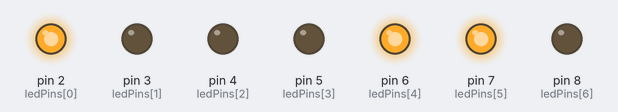
A sketch run on a simulated Arduino Uno, built with avr-gcc and run on an emulated ATmega328P. Parts: output pins drawn as LEDs (lit = HIGH).

Above: at 0.1 s.
Timing chart, 0 to 1.6 s (numbered marks = the images above):
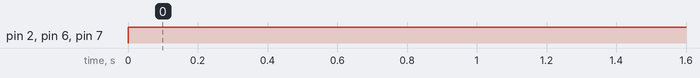

Measured:
- by itself, pin 2 (ledPins[0]), pin 6 (ledPins[4]), pin 7 (ledPins[5]): LOW → HIGH at 0.00 s

The sketch:

project7.ino
```cpp
const int ledPins[] = {2, 3, 4, 5, 6, 7, 8}; // LED pinleri
const int numLEDs = sizeof(ledPins) / sizeof(ledPins[0]); // LED sayısı
const int num1 = 3; // İlk sayı
const int num2 = 4; // İkinci sayı
int result; // Sonuç

void setup() {
  for (int i = 0; i < numLEDs; i++) {
    pinMode(ledPins[i], OUTPUT); // LED pinlerini çıkış olarak ayarla
  }
  result = (num1 + num2) * (num1 + num2); // İki sayının toplamının ikinci kuvvetini hesapla
}

void loop() {
  displayResult(); // Sonucu LED dizisiyle göster
}

void displayResult() {
  for (int i = 0; i < numLEDs; i++) {
    if (result & (1 << i)) { // İlgili bit 1 ise, LED'i yak
      digitalWrite(ledPins[i], HIGH);
    } else { // İlgili bit 0 ise, LED'i söndür
      digitalWrite(ledPins[i], LOW);
    }
  }
  delay(1000); // 1 saniye bekle
}
```
